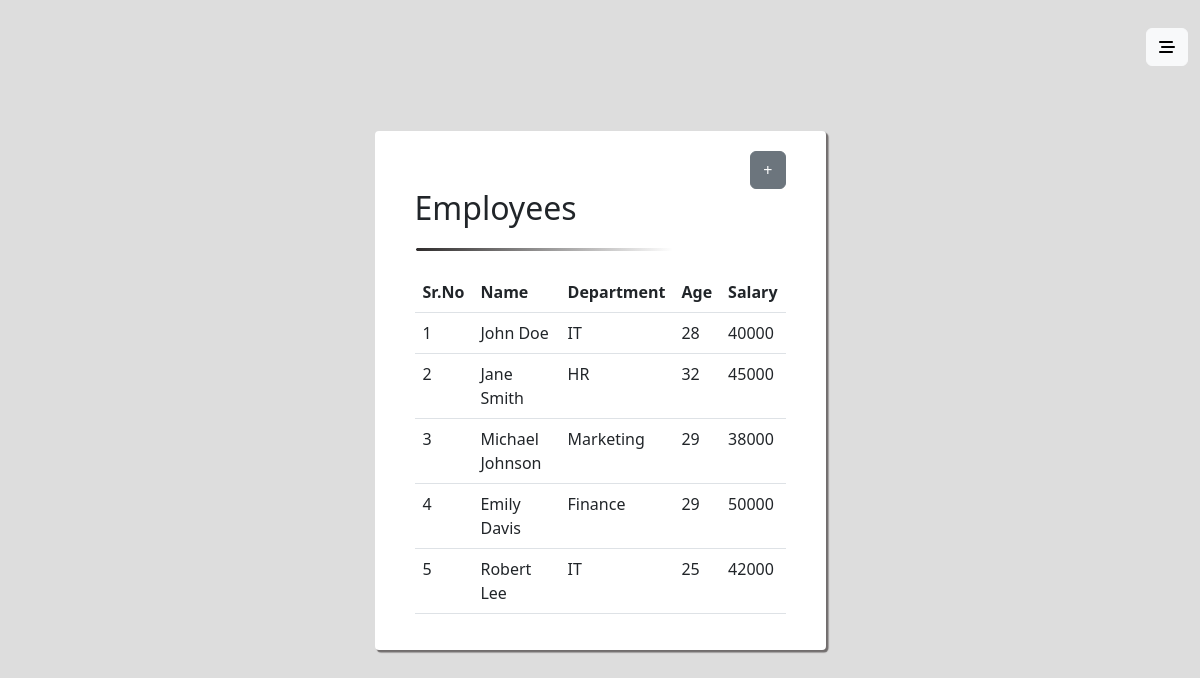
Page /employees.php on the committed database.
### tables this page shows
CREATE TABLE `employees` (
  `EmployeeID` int(255) NOT NULL,
  `name` varchar(255) NOT NULL,
  `department` int(255) NOT NULL,
  `age` int(255) NOT NULL,
  `salary` int(255) NOT NULL,
  `created_at` timestamp NOT NULL DEFAULT current_timestamp() ON UPDATE current_timestamp()
);

CREATE TABLE `departments` (
  `DepartmentID` int(255) NOT NULL,
  `Department` varchar(255) NOT NULL,
  `created_at` date NOT NULL DEFAULT current_timestamp()
);

### employees.php (the view, shortened to what this page needs)
<!DOCTYPE html>
<html lang="en">
<head>
    <link rel="stylesheet" href="css/style.css">
    <link rel="stylesheet" href="css/bootstrap.min.css">
    <link rel="stylesheet" href="https://cdnjs.cloudflare.com/ajax/libs/font-awesome/6.4.0/css/all.min.css" />
</head>
<body class="body">
<?php require('header.php'); ?>
    <div class="container">
        <div class="row justify-content-center">
            <div class="col-12 col-md-5 ">
                <div class="box table-responsive">
                <div class="col-12 text-end">
                    <a  href="employees-form.php" class="btn btn-secondary">+</a>
                </div>
                <h2>Employees</h2>
                <div class="divider"></div>
                    <table class="table table-hover  ">
                        <thead>
                            <tr>
                                <th scope="col">Sr.No</th>
                                <th scope="col">Name</th>
                                <th scope="col">Department</th>
                                <th scope="col">Age</th>
                                <th scope="col">Salary</th>
                            </tr>
                        </thead>
                        <tbody>
                        <?php
                $sql = "SELECT * FROM employees JOIN departments ON employees.department = departments.DepartmentID ";
                $result = mysqli_query($conn,$sql) or die(mysqli_error());
                if (mysqli_num_rows($result) > 0) {
                    $no = 1;
                    while($row = mysqli_fetch_assoc($result)){
                        ?>
                            <tr>
                                <td><?php echo $no++; ?></td>
                                <td><?php echo $row['name']; ?></td>
                                <td><?php echo $row['Department']; ?></td>
                                <td><?php echo $row['age']; ?></td>
                                <td><?php echo $row['salary']; ?></td>
                            </tr>
                            <?php } }else {
                                echo '<div class="alert alert-warning" role="alert">
                                There is no Records!
                              </div>';
                            } ?>
                        </tbody>
                    </table>
                </div>
            </div>
        </div>
    </div>
</body>
</html>

### header.php (shortened to what this page needs)
<div class="container-fluid">
    <div class="row">
        <div class="col-12 header">
            <div class="text-end">
            <button class="btn btn-light" type="button" data-bs-toggle="offcanvas" data-bs-target="#offcanvasScrolling" aria-controls="offcanvasScrolling"><i class="fa-solid fa-bars-staggered"></i></button>
            </div>
        </div>
    </div>
</div>

### css/style.css (style rules this page uses)
.body { background-color: #ddd; overflow-x: hidden; }
.header { padding: 20px 0; text-align: center; }
.box { background-color: #fff; padding: 20px 40px; box-sizing: border-box; box-shadow: 2px 2px 1px 0.5px #716d6d; margin: 10% auto; border-radius: 4px; }
.divider { height: 5px; width: 70%; border: 1px solid #fff; background: linear-gradient(to right, #2f2c2c, #fff); border-radius: 4px; margin: 20px 0; }

### rows in the picture
employees: name "John Doe", departments.Department "IT", age "28", salary "40000"
employees: name "Jane Smith", departments.Department "HR", age "32", salary "45000"
employees: name "Michael Johnson", departments.Department "Marketing", age "29", salary "38000"
employees: name "Emily Davis", departments.Department "Finance", age "29", salary "50000"
employees: name "Robert Lee", departments.Department "IT", age "25", salary "42000"
